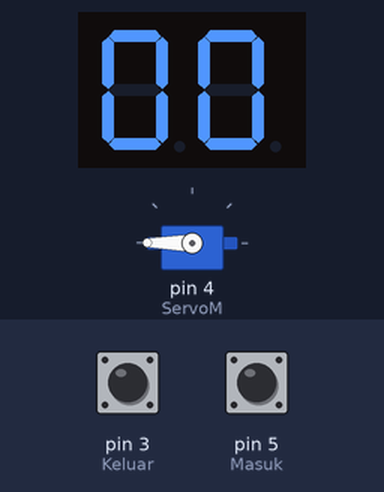
The sketch below on a simulated Arduino Uno, built with avr-gcc and run on an emulated ATmega328P. Shown: 2-digit seven-segment display, servo. Wiring (inferred from the names in the program): 2-digit 7-segment display, segments lit when HIGH: segments pin 13, pin 12, pin 11, pin 10, pin 9, pin 8, pin 7, pin 6; digit selects A0, A1. Inputs (shaded band) come from the test bench; at power-on: pin 5 (Masuk) HIGH, pin 3 (Keluar) HIGH. The segment pins are drawn as the display they are named for.

Above: at 1.2 s.
1.3 s: pin 5 (Masuk) pulled LOW for 0.15 s
At 2.2 s:
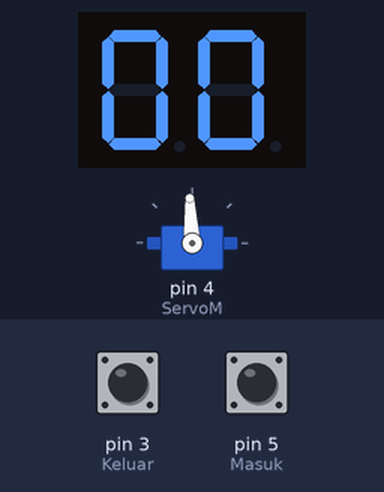
2.9 s: pin 3 (Keluar) pulled LOW for 0.15 s
At 4.0 s:
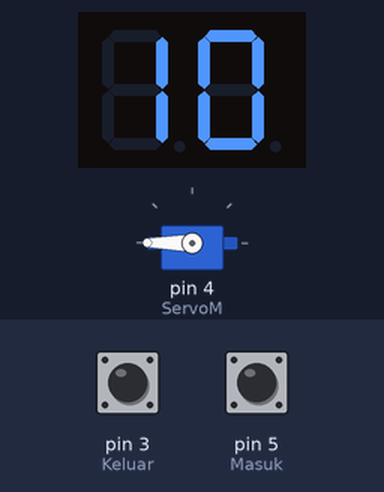
4.5 s: pin 3 (Keluar) pulled LOW for 1 s
At 5.2 s:
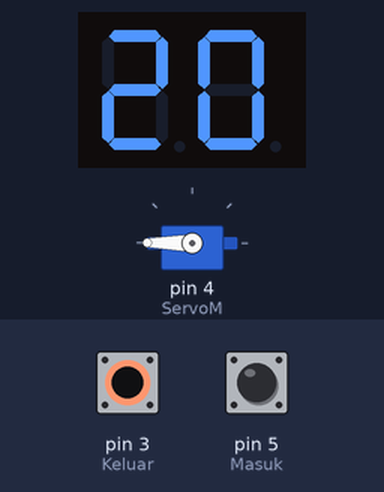
7.0 s: pin 5 (Masuk) pulled LOW for 1 s
At 7.8 s:
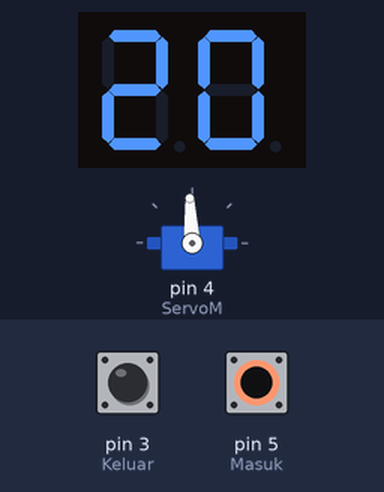
Timing chart, 0 to 10.0 s (numbered marks = the images above; inputs shaded):
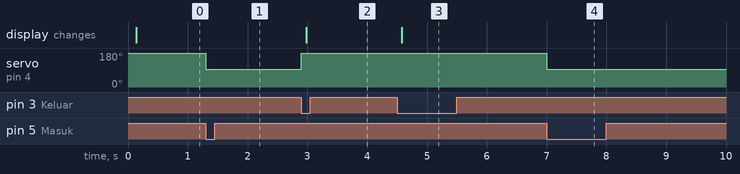

Measured:
- after the input at 1.3 s, servo on pin 4 (ServoM): 180° → 93° at once
- after the input at 2.9 s, servo on pin 4 (ServoM): 93° → 180° at once; the display: changes after 0.08 s (image 2)
- after the input at 4.5 s, the display: changes after 0.08 s (image 3)
- after the input at 7.0 s, servo on pin 4 (ServoM): 180° → 93° at once

The sketch:

pg.ino
```cpp
#include "Servo.h"
Servo myservo; // create servo object to control a servo

#define ServoM 4 // Connected to the servo motor.
#define Keluar 3 // Pin connected to the EXIT button.
#define Masuk 5  // Pin connected to the IN button.

#define BarLow 180  // Low position of the barrier.
#define BarUp 93    // Up position of the barrier.
#define Kapasitas 0 // Capacity of the parking lot.
#define INTEN 80    // Display intensity %

// Pins conections to segments (cathodes).
#define segA 13
#define segB 12
#define segC 11
#define segD 10
#define segE 9
#define segF 8
#define segG 7
#define segDP 6

// Array with the segments to represent the decimal numbers (0-9).
byte segments[10] = {
    // pgfedcba  <--- segments
    B00111111, // number 0
    B00000110, // number 1
    B01011011, // number 2
    B01001111, // number 3
    B01100110, // number 4
    B01101101, // number 5
    B01111101, // number 6
    B00000111, // number 7
    B01111111, // number 8
    B01101111  // number 9
};

// Seven-segment display pins
const byte segPin[8] = {segA, segB, segC, segD, segE, segF, segG, segDP};
const byte digitPin[2] = {A0, A1}; // Common cathode pins for two 7-segment displays

const int buttonPinMasuk = 5;
const int buttonPinKeluar = 3; // Assuming Pin 2 for EXIT button

// Variables will change
int buttonStateMasuk = 0;
int lastButtonStateMasuk = 0;
int buttonStateKeluar = 0;
int lastButtonStateKeluar = 0;
int Tersedia = 0; // Number of places available.

void setup()
{
    myservo.attach(ServoM); // attaches the servo.

    pinMode(Keluar, INPUT_PULLUP); // set "EXIT" button pin to input
    pinMode(Masuk, INPUT_PULLUP);  // set "IN" button pin to input
    digitalWrite(Keluar, HIGH);    // Connect Pull-Up resistor.
    digitalWrite(Masuk, HIGH);     // Connect Pull-Up resistor.
    pinMode(segA, OUTPUT);
    pinMode(segB, OUTPUT);
    pinMode(segC, OUTPUT);
    pinMode(segD, OUTPUT);
    pinMode(segE, OUTPUT);
    pinMode(segF, OUTPUT);
    pinMode(segG, OUTPUT);
    pinMode(segDP, OUTPUT);
    analogWrite(segDP, 255 * INTEN / 100);
    myservo.write(BarLow); // Barrier in the low position

    for (int i = 0; i < 8; i++)
    {
        pinMode(segPin[i], OUTPUT);
    }
    for (int j = 0; j < 2; j++)
    {
        pinMode(digitPin[j], OUTPUT);
        digitalWrite(digitPin[j], HIGH);
    }

    pinMode(buttonPinMasuk, INPUT_PULLUP);
    pinMode(buttonPinKeluar, INPUT_PULLUP);
    displayDigit(Tersedia);
}

void loop()
{
    buttonStateMasuk = digitalRead(buttonPinMasuk);
    buttonStateKeluar = digitalRead(buttonPinKeluar);

    if (buttonStateMasuk != lastButtonStateMasuk)
    {
        if (buttonStateMasuk == LOW)
        {
            if (buttonStateMasuk == LOW && buttonStateKeluar == LOW)
            {
                myservo.write(BarLow);
            }
            else
            {
                if (Tersedia == Kapasitas)
                {
                    Tersedia = Kapasitas; // Reset counter after reaching 0
                }
                myservo.write(BarUp);
                // You can choose whether to wait for a specific duration or not here
            }
        }
        delay(50); // Debouncing delay
    }

    if (buttonStateKeluar != lastButtonStateKeluar)
    {
        if (buttonStateKeluar == LOW)
        {
            Tersedia++;
            if (Tersedia > 99)
            {
                Tersedia = Kapasitas; // Reset counter after reaching capacity
            }
            myservo.write(BarLow);
            // You can choose whether to wait for a specific duration or not here
        }
        else if (buttonStateKeluar == HIGH && buttonStateMasuk == LOW)
        {
            myservo.write(BarUp);
            // You can choose whether to wait for a specific duration or not here
        }
        delay(50); // Debouncing delay
    }

    lastButtonStateMasuk = buttonStateMasuk;
    lastButtonStateKeluar = buttonStateKeluar;

    turnOff();
    displayDigit(Tersedia);
}

void displayDigit(int number)
{
    int digit1 = number / 10;
    int digit2 = number % 10;

    // Display the tens digit
    digitalWrite(digitPin[1], LOW);
    for (int i = 0; i < 8; i++)
    {
        digitalWrite(segPin[i], bitRead(segments[digit1], i));
    }
    delayMicroseconds(1000);
    digitalWrite(digitPin[1], HIGH);

    // Display the ones digit
    digitalWrite(digitPin[0], LOW);
    for (int i = 0; i < 8; i++)
    {
        digitalWrite(segPin[i], bitRead(segments[digit2], i));
    }
    delayMicroseconds(1000);
    digitalWrite(digitPin[0], HIGH);
}

void turnOff()
{
    for (int i = 0; i < 8; i++)
    {
        digitalWrite(segPin[i], LOW);
    }
}
```
